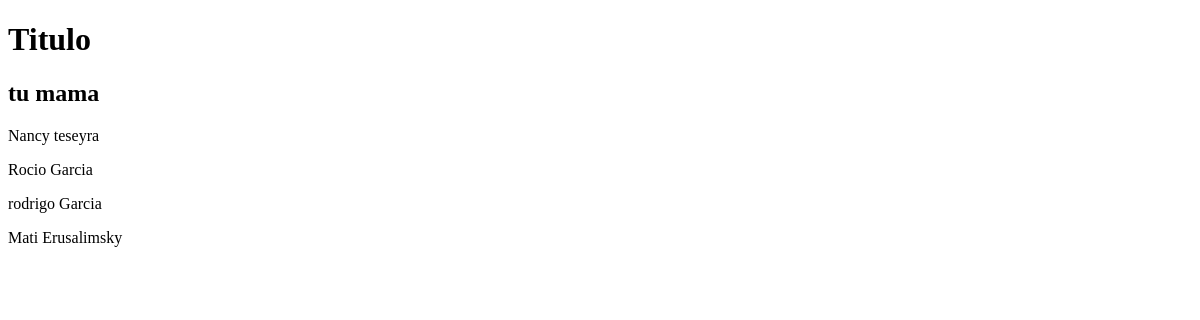
The app's page /, older data.
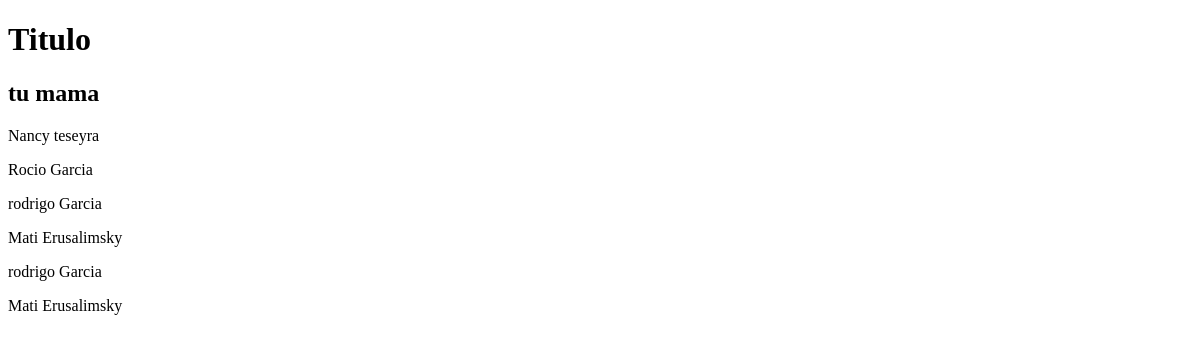
The same page, newer data.
### apps/cliente/models.py (models this page shows, shortened)
class Cliente(models.Model):
    nombre= models.CharField(max_length=50)
    apellido = models.CharField(max_length=50)
    nacimiento = models.DateField(null=True)
    pais_origen_id=models.ForeignKey(Pais, on_delete= models.SET_NULL,null=True , blank=True)

### apps/cliente/views.py (the view)
# urls.py: path("" ,home, name="home" ),
def home(request):
    clientesRegistrados = Cliente.objects.all()
    contexto = {"clientes" : clientesRegistrados}
    return render(request,"cliente/index.html" , contexto)

### apps/cliente/templates/cliente/index.html (shortened to what this page needs)
<!DOCTYPE html>
<html lang="en">
<head>
</head>
<body>
    <h1>Titulo</h1>
    <h2>  tu mama</h2>
    {% for cliente in clientes %}
    <p> {{cliente.nombre}} {{cliente.apellido}}</p>
    {% endfor %}
</body>
</html>

Row changes from the older to the newer data that the page shows:
added Cliente: nombre "rodrigo", apellido "Garcia"
added Cliente: nombre "Mati", apellido "Erusalimsky"
